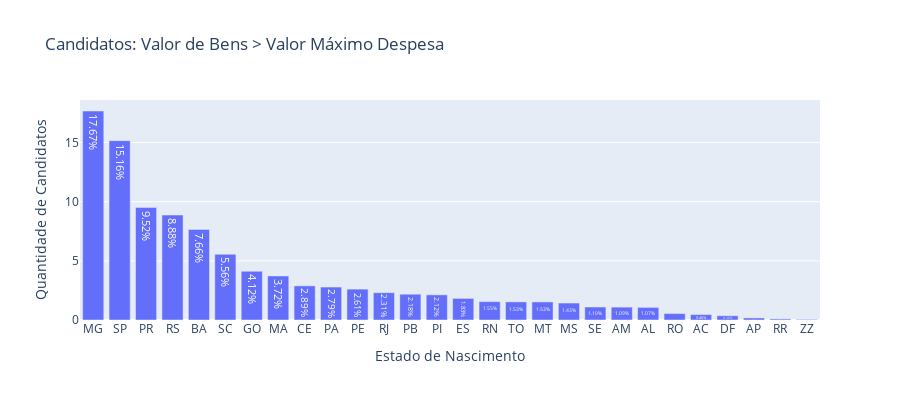

Write notebook code for a chart like this one.
### Markdown cell above
#### UF Nascimento

### Code cell
data = dados_agg[dados_agg['VR_DESPESA_MAX_CAMPANHA']<dados_agg['TOTAL_BENS']]['SG_UF_NASCIMENTO'].value_counts(normalize=True).reset_index()

data['proportion'] = data['proportion']*100

fig = px.bar(
    data, 
    x='SG_UF_NASCIMENTO',  # Eixo X
    y='proportion',  # Eixo Y
    title='Candidatos: Valor de Bens > Valor Máximo Despesa'  # Título do gráfico
)

# Atualizar os títulos dos eixos
fig.update_layout(
    xaxis_title="Estado de Nascimento",  # Título do eixo X
    yaxis_title="Quantidade de Candidatos",  # Título do eixo Y
    width=900, 
    height=400
)

# Mostrar os valores nas barras
fig.update_traces(texttemplate='%{y:.2f}%', textposition='inside')

fig.show()

### Figure 1 — Plotly figure (JSON) as saved in the notebook; plotly's stock layout.template omitted (floating-point values rounded to 4 significant figures)
{"data": [{"alignmentgroup": "True", "hovertemplate": "SG_UF_NASCIMENTO=%{x}<br>proportion=%{y}<extra></extra>", "legendgroup": "", "marker": {"color": "#636efa", "pattern": {"shape": ""}}, "name": "", "offsetgroup": "", "orientation": "v", "showlegend": false, "textposition": "inside", "texttemplate": "%{y:.2f}%", "type": "bar", "x": ["MG", "SP", "PR", "RS", "BA", "SC", "GO", "MA", "CE", "PA", "PE", "RJ", "PB", "PI", "ES", "RN", "TO", "MT", "MS", "SE", "AM", "AL", "RO", "AC", "DF", "AP", "RR", "ZZ"], "xaxis": "x", "y": [17.67, 15.16, 9.521, 8.875, 7.659, 5.557, 4.121, 3.724, 2.886, 2.786, 2.611, 2.308, 2.181, 2.125, 1.826, 1.555, 1.534, 1.53, 1.434, 1.097, 1.09, 1.067, 0.5429, 0.4609, 0.3597, 0.1731, 0.09257, 0.04821], "yaxis": "y"}], "layout": {"barmode": "relative", "height": 400, "legend": {"tracegroupgap": 0}, "title": {"text": "Candidatos: Valor de Bens > Valor Máximo Despesa"}, "width": 900, "xaxis": {"anchor": "y", "domain": [0, 1], "title": {"text": "Estado de Nascimento"}}, "yaxis": {"anchor": "x", "domain": [0, 1], "title": {"text": "Quantidade de Candidatos"}}}}
